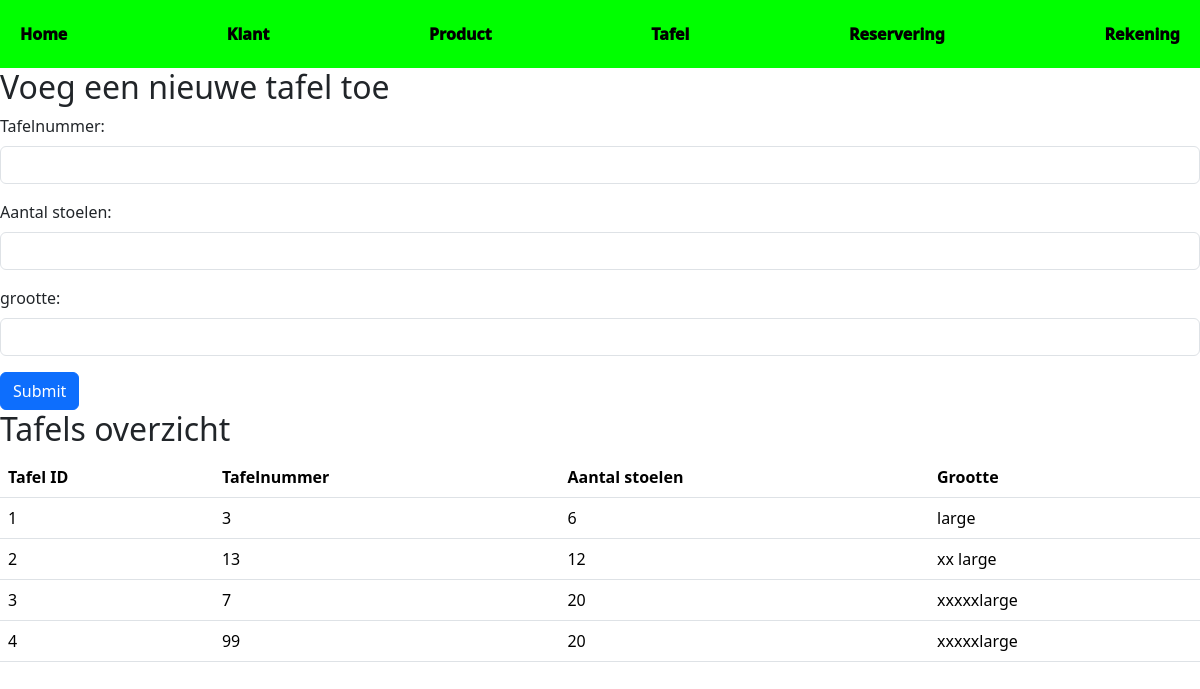
Page /add-tafel.php on the committed database.
### tables this page shows
CREATE TABLE `restaurant` (
  `tafelid` int(45) NOT NULL,
  `tafelnummer` int(45) DEFAULT NULL,
  `stoelen` int(45) DEFAULT NULL,
  `grootte` varchar(255) DEFAULT NULL
);

### db.php (called while the page is built, shortened)
<?php
class DB
{
    private $dbh;
    public function __construct($db, $host = "localhost:3307", $user = "root", $pass = "")
    {
        try {
            $this->dbh = new PDO("mysql:host=$host;dbname=$db", $user, $pass);
            $this->dbh->setAttribute(PDO::ATTR_ERRMODE, PDO::ERRMODE_EXCEPTION);
        } catch (PDOException $e) {
            die("Connection failed: " . $e->getMessage());
        }
    }
    public function run($sql, $placeholder = NULL)
    {
        $stmt = $this->dbh->prepare($sql);
        $stmt->execute($placeholder);
        return $stmt;
    }
}
$mydb = new DB("restaurant_data");

### Tafel.php (called while the page is built, shortened)
<?php
include_once('../db/db.php');
class Tafel {
    private $dbh;
    public function __construct() {
        global $mydb;
        $this->dbh = $mydb;
    }
    public function getAllTafels() {
        $sql = "SELECT * FROM restaurant";
        $stmt = $this->dbh->run($sql);
        return $stmt->fetchAll(PDO::FETCH_ASSOC);
    }
}
?>

### add-tafel.php (the view, shortened to what this page needs)
<?php
include_once('Tafel.php');
include_once('../header/header.php');
$Restaurant = new Tafel();
$tafels = $Restaurant->getAllTafels();
?>
<!DOCTYPE html>
<html lang="en">
<head>
    <link href="https://cdn.jsdelivr.net/npm/bootstrap@5.3.3/dist/css/bootstrap.min.css" rel="stylesheet">
</head>
<body>
    <h2>Voeg een nieuwe tafel toe</h2>
    <form method="POST">
        <div class="mb-3">
            <label class="form-label">Tafelnummer:</label>
            <input type="text" class="form-control" name="tafelnummer" required>
        </div>
        <div class="mb-3">
            <label class="form-label">Aantal stoelen:</label>
            <input type="text" class="form-control" name="stoelen" required>
        </div>
        <div class="mb-3">
            <label class="form-label">grootte:</label>
            <input type="text" class="form-control" name="grootte" required>
        </div>
        <button type="submit" class="btn btn-primary">Submit</button>
    </form>
    <h2>Tafels overzicht</h2>
    <table class="table">
  <thead>
    <tr>
      <th scope="col">Tafel ID</th>
      <th scope="col">Tafelnummer</th>
      <th scope="col">Aantal stoelen</th>
      <th scope="col">Grootte</th>
    </tr>
  </thead>
  <tbody>
    <tr>
    <?php foreach ($tafels as $table): ?>
      <td><?php echo $table['tafelid']; ?></td>
      <td><?php echo $table['tafelnummer']; ?></td>
      <td><?php echo $table['stoelen']; ?></td>
      <td><?php echo $table['grootte']; ?></td>
    </tr>
    <?php endforeach; ?>
  </tbody>
</table>
</body>
</html>

### header.php (style rules this page uses)
body { margin: 0; font-family: Arial, sans-serif; background-color: yellow; }

### rows in the picture
restaurant: tafelid "1", tafelnummer "3", stoelen "6", grootte "large"
restaurant: tafelid "2", tafelnummer "13", stoelen "12", grootte "xx large"
restaurant: tafelid "3", tafelnummer "7", stoelen "20", grootte "xxxxxlarge"
restaurant: tafelid "4", tafelnummer "99", stoelen "20", grootte "xxxxxlarge"
